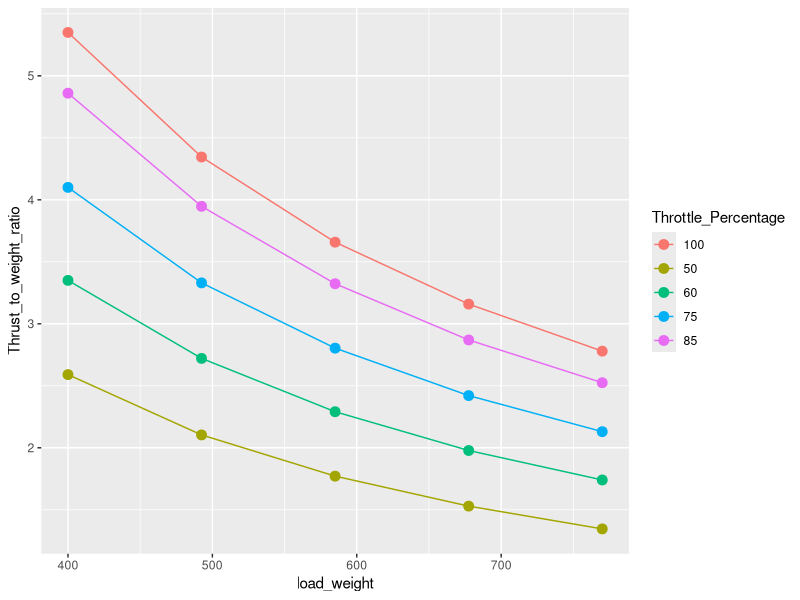

The R script that drew this image:
## ---- chunk 1
library(reshape2)
library(ggplot2)
## ---- chunk 2
num_motor<-4
load_weight<-seq(400,770,by=370/4)
total_motor_thrust<-num_motor*cbind(259/load_weight,335/load_weight,410/load_weight,486/load_weight,535/load_weight)
amps.per.motor<-c(3.9,5.6,7.3,9.4,11.1)
watts.per.motor<-c(43,62,81,104,123)
percentage.per.motor<-c(50,60,75,85,100)
total_motor_thrust<-data.frame(total_motor_thrust)
tmt<-data.frame(cbind(load_weight,total_motor_thrust))
names(tmt)<-c("load_weight",percentage.per.motor)

time<-seq(1,60,by=1)


bat<-data.frame(cbind(percentage.per.motor,4*amps.per.motor,60*((amps.per.motor*4/.7)/1.3)))
names(bat)<-c("Throttle_Percentage","Total_Current","Bat")


tmt<-reshape(tmt, 
  varying = c("50", "60", "75", "85", "100"), 
  v.names = "Thrust_to_weight_ratio",
  timevar = "Throttle_Percentage", 
  times = c("50", "60", "75", "85", "100"), 
  idvar = c("load_weight"),
  direction = "long")

ggplot(tmt, aes(x=load_weight, y = Thrust_to_weight_ratio)) + 
geom_line(aes(colour=Throttle_Percentage, group=Throttle_Percentage)) + geom_point(aes(colour=Throttle_Percentage),size=3) 

